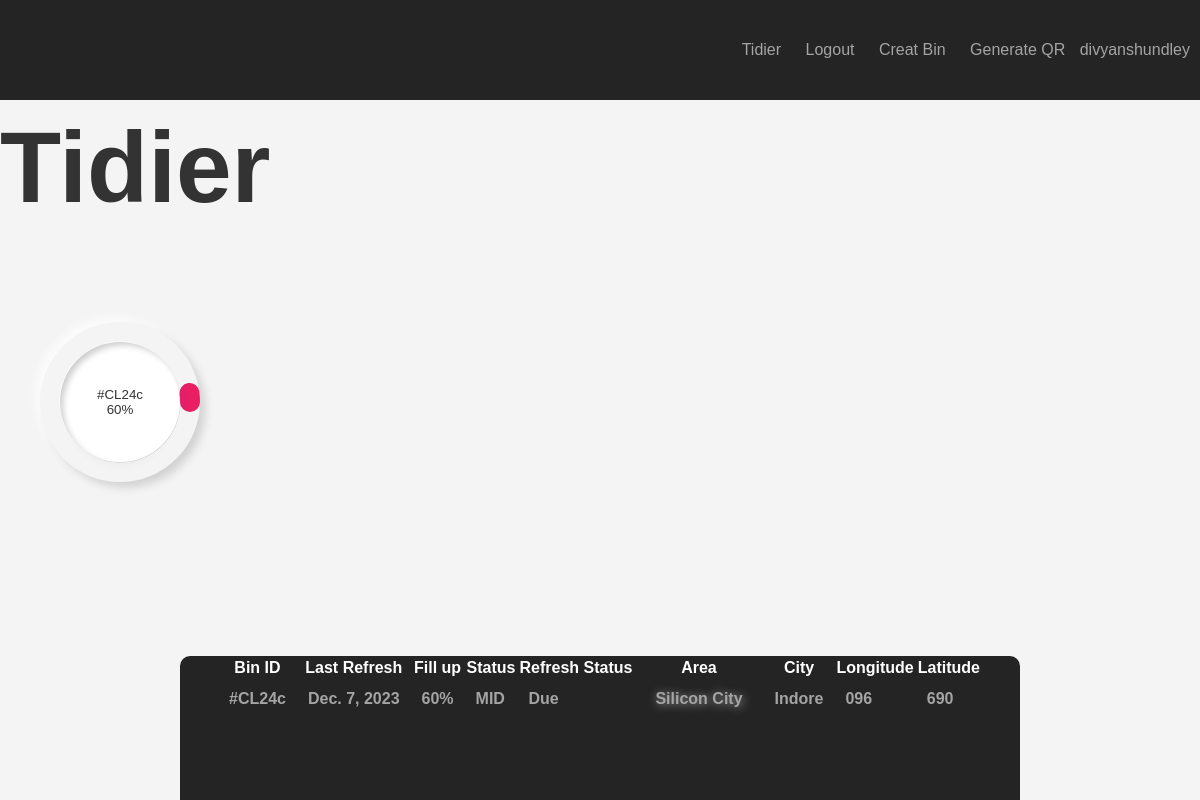
The app's page / (signed in), older data.
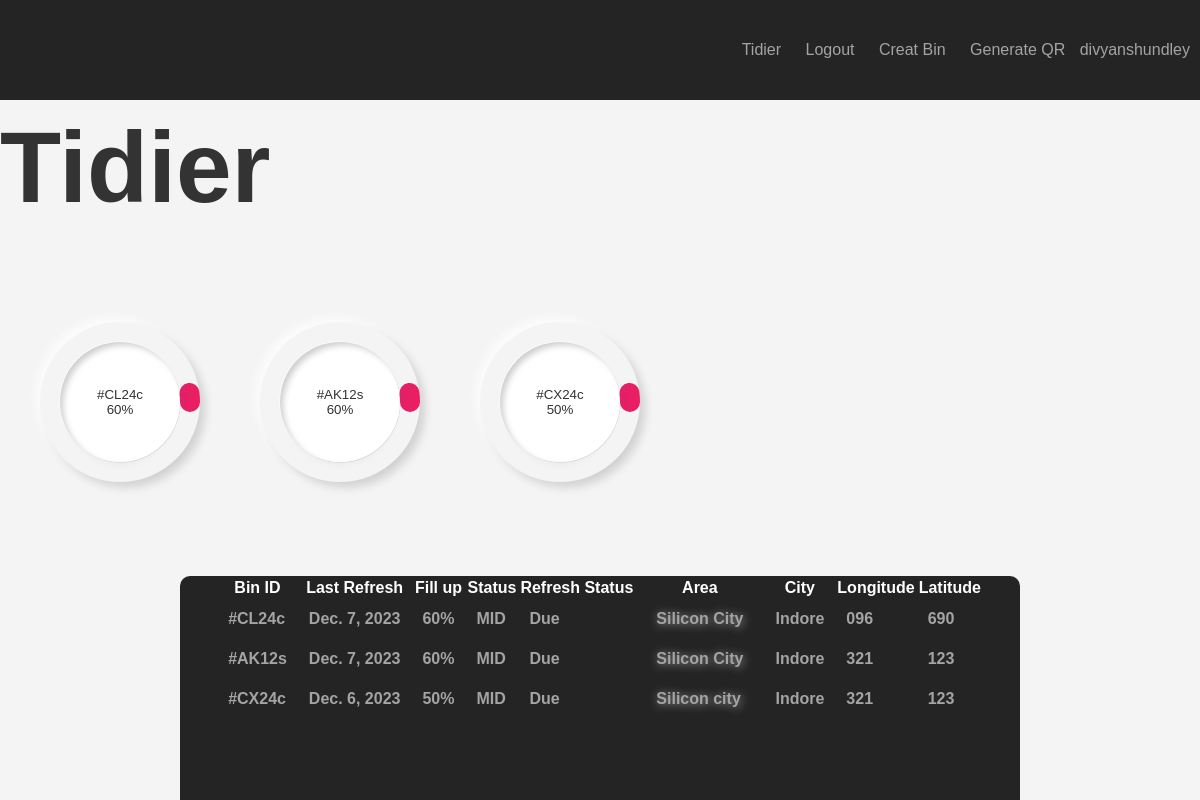
The same page, newer data.
### members/models.py (models this page shows)
class BinsStats(models.Model):
    BinID = models.CharField(max_length=6, unique=True)
    status = models.CharField(max_length=4, blank=True,null=True)
    refreshStats = models.CharField(max_length=4, blank=True)
    lastRefresh = models.DateField(blank=True)
    fillUp = models.IntegerField(blank=True)
    Lat = models.CharField(blank=True, null=True,max_length=100)
    Lon = models.CharField(blank=True, null=True,max_length=100)
    Area = models.CharField(max_length=200, blank=True)
    City = models.CharField(max_length=200,blank=True)

### members/views.py (the view)
# urls.py: path('', views.members, name='members'),
def members(request):
    if request.user.is_authenticated:
        messages_list = messages.get_messages(request)
        bins = BinsStats.objects.all().order_by('-fillUp')
        qr_code = BINQRs.objects.all()
        return render(request, "index.html", {'user': request.user.username, 'bins': bins, 'QR': qr_code, 'messages': messages_list})
    else:
        messages.error(request, "Please Login First")
        return redirect('UserLogin')

### members/templates/index.html (shortened to what this page needs)
<!DOCTYPE html>
<html lang="en">
<head>
</head>
<body>
    {% include "nav.html" %}
    <h1 id="logo">Tidier</h1>
    <div id="stats">
        <button id="s1" class="bar">
            <div class="outer">
                <div class="inner">
                    <div class="data"></div>
                </div>
            </div>
            <svg class="svg" xmlns="http://www.w3.org/2000/svg" version="1.1" width="160px" height="160px">
                <defs>
                    <linearGradient id="GradientColor">
                        <stop offset="0%" stop-color="#673ab7" />
                        <stop offset="1000%" stop-color="#e91e63" />
                    </linearGradient>
                </defs>
                <circle cx="80" cy="80" r="70" stroke-linecap="round" />
            </svg>
        </button>
    </div>
    <section id="content">
        <table class="workTab">
            <tr id="ths">
                <th>Bin ID</th>
                <th>Last Refresh</th>
                <th>Fill up</th>
                <th>Status</th>
                <th>Refresh Status</th>
                <th>Area</th>
                <th>City</th>
                <th>Longitude</th>
                <th>Latitude</th>
            </tr>
            {% for bin in bins %}
            <tr>
                <td class="BinID" id="{{ bin.BinID }}">{{ bin.BinID }}</td>
                <td{% if bin.tags %} class="{{ bin.tags }}" {% endif %}>{{ bin.lastRefresh }}</td>
                    <td class="fillUp">{{ bin.fillUp }}%</td>
                    <td{% if bin.tags %} class="{{ bin.tags }}" {% endif %}>{{ bin.status }}</td>
                        <td{% if bin.tags %} class="{{ bin.tags }}" {% endif %}>{{ bin.refreshStats }}</td>
                            <td class="Area"><a target="_blank" id="query"
                                    href="https://www.google.com/search?q={{bin.Area}},+{{bin.City}}">{{bin.Area}}</a>
                            </td>
                            <td{% if bin.tags %} class="{{ bin.tags }}" {% endif %}>{{ bin.City }}</td>
                                <td{% if bin.tags %} class="{{ bin.tags }}" {% endif %}>{{ bin.Lon }}</td>
                                    <td{% if bin.tags %} class="{{ bin.tags }}" {% endif %}>{{ bin.Lat }}</td>
            </tr>
            {% endfor %}
        </table>
    </section>
</body>
</html>

### members/templates/nav.html (shortened to what this page needs)
<nav class="nav">
    <div class="content">
        <a class="name links" href="/">Tidier</a>
        <a href="/logoutUser" class="links">Logout</a>
        <a href="{% url 'creatBin' %}" class="links">Creat Bin</a>
        <a href="/QR" class="links">Generate QR</a>
        <span id='user' class="links">{{user}}</span>
    </div>
</nav>

### members/templates/index.html (style rules this page uses)
* { font-family: 'Trebuchet MS', 'Lucida Sans Unicode', 'Lucida Grande', 'Lucida Sans', Arial, sans-serif }
.links { transition: all .2s; color: #fff; }
.content { margin-right: 10px; margin-left: 10px; }
body { font-family: 'Arial', sans-serif; margin: 0; padding: 0; background-color: #f4f4f4; color: #333; }
.nav { display: flex; justify-content: center; background-color: #242424; height: 100px; width: 100dvw; align-items: center; }
.name { font-family: 'Gill Sans', 'Gill Sans MT', Calibri, 'Trebuchet MS', sans-serif; margin-left: 15px; }
a { font-family: 'Gill Sans', 'Gill Sans MT', Calibri, 'Trebuchet MS', sans-serif; margin: 10px; text-decoration: none; color: black; }
th { margin-left: 10px; margin-right: 10px; }
#content { background-color: #242424; width: 70dvw; display: flex; position: fixed; left: 15dvw; bottom: 0dvh; padding-bottom: 10dvh; border-top-right-radius: 10px; border-top-left-radius: 10px; justify-content: center; transition: all 1s; }
td { color: #a4a4a4; padding: 10px; font-weight: bolder; transition: all .3s; }
th { color: #fff; }
#logo { margin-top: 10px; font-size: 100px; }
#query { color: #a4a4a4; text-shadow: currentColor 1px 1px 10px; transition: all .3s; font-weight: bolder; text-decoration: none; }
#stats { display: flex; }
.bar { width: 100px; height: 100px; position: relative; margin: 20px; width: max-content; height: max-content; padding: 10px; transition: all 1s; border: none; background-color: transparent; }
#s1 { left: 10px; }
.outer { width: 162px; cursor: crosshair; position: relative; width: 120px; height: 120px; border-radius: 50%; padding: 20px; box-shadow: 6px 6px 10px -1px rgba(0, 0, 0, 0.15), -6px -6px 10px -1px rgba(255, 255, 255, 0.7); text-align: center; transition: all .3s; }
.inner { border-radius: 50%; display: flex; height: 120px; width: 120px; box-shadow: inset 4px 4px 6px -1px rgba(0, 0, 0, 0.2), inset -4px -4px 6px -1px rgba(255, 255, 255, 0.7), -0.5px -0.5px 0px rgba(255, 255, 255, 1), 0.5px 0.5px 0px rgba(0, 0, 0, 0.15), .0px 12px 10px -10px rgba(0, 0, 0, 0.05); align-items: center; justify-content: center; }
svg { fill: none; stroke: url(#GradientColor); stroke-width: 20px; stroke-dasharray: 430; position: absolute; top: 10px; left: 10px; }
.data { font-weight: 200; color: #333; }
.svg { stroke-dashoffset: 430; transition: 1s all cubic-bezier(0.175, 0.885, 0.32, 1.275); }
.inner { background-color: #fff; }

### members/templates/nav.html (style rules this page uses)
* { font-family:'Trebuchet MS', 'Lucida Sans Unicode', 'Lucida Grande', 'Lucida Sans', Arial, sans-serif }
.links { transition: all .2s; color: #a4a4a4; }
.content { margin: 10px; }
body { margin: 0; }
.nav { display: flex; justify-content: right; background-color: #242424; height: 100px; width: 100dvw; display: flex; align-items: center; }
.name { font-family: 'Gill Sans', 'Gill Sans MT', Calibri, 'Trebuchet MS', sans-serif; margin-left: 15px; }
a { font-family: 'Gill Sans', 'Gill Sans MT', Calibri, 'Trebuchet MS', sans-serif; margin: 10px; text-decoration: none; color: black; }

Row changes from the older to the newer data that the page shows:
added BinsStats: BinID "#AK12s", lastRefresh "Dec. 7, 2023", fillUp "60", status "MID", refreshStats "Due", Area "Silicon City", City "Indore", Lon "321", Lat "123"
added BinsStats: BinID "#CX24c", lastRefresh "Dec. 6, 2023", fillUp "50", status "MID", refreshStats "Due", Area "Silicon city", City "Indore", Lon "321", Lat "123"
